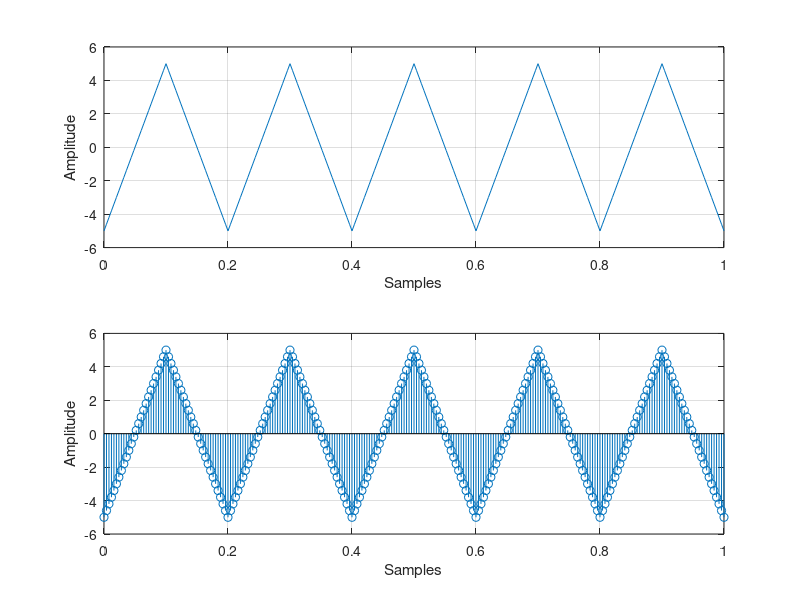

MATLAB code to generate this figure:
clc;
clf;
close all;
clear all;
am=input('Enter amplitude: ');
fm=input('Enter frequency: ');
cyc=input('Enter no: of Cycles: ');
t=0:(1/(50*fm)):(cyc/fm);
amp=am*sawtooth(2*pi*fm*t,0.5);
subplot(211);
plot(t,amp);
grid on;
xlabel('Samples');
ylabel('Amplitude');
subplot(212);
stem(t,amp);
grid on;
xlabel('Samples');
ylabel('Amplitude');